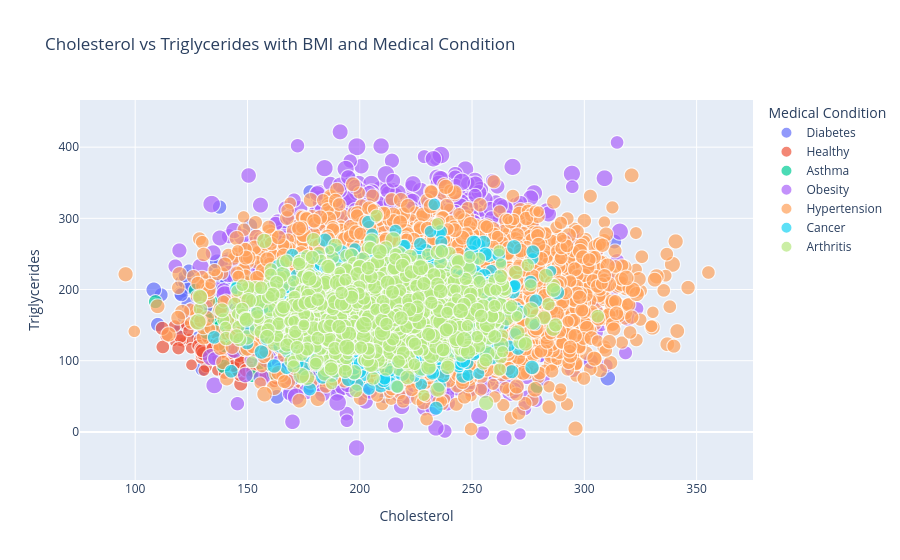

Source (notebook cell):
### Markdown cell above
__Cholesterol vs Triglycerides with BMI and Medical Condition :__

### Code cell
fig = px.scatter(
    df,
    x='Cholesterol',
    y='Triglycerides',
    size='BMI',
    color='Medical Condition',
    hover_data=['Age', 'Gender', 'HbA1c'],
    title='Cholesterol vs Triglycerides with BMI and Medical Condition'

)

fig.show()

### Figure 1 — Plotly figure (JSON) as saved in the notebook; plotly's stock layout.template omitted (floating-point values rounded to 4 significant figures; data arrays with more than 128 entries replaced by an {"elided": "..."} marker saying what was removed)
{"data": [{"customdata": {"elided": "6417x3 mixed values"}, "hovertemplate": "Medical Condition=Diabetes<br>Cholesterol=%{x}<br>Triglycerides=%{y}<br>BMI=%{marker.size}<br>Age=%{customdata[0]}<br>Gender=%{customdata[1]}<br>HbA1c=%{customdata[2]}<extra></extra>", "legendgroup": "Diabetes", "marker": {"color": "#636efa", "size": {"elided": "6417 float values"}, "sizemode": "area", "sizeref": 0.1421, "symbol": "circle"}, "mode": "markers", "name": "Diabetes", "showlegend": true, "type": "scattergl", "x": {"elided": "6417 float values"}, "xaxis": "x", "y": {"elided": "6417 float values"}, "yaxis": "y"}, {"customdata": {"elided": "3039x3 mixed values"}, "hovertemplate": "Medical Condition=Healthy<br>Cholesterol=%{x}<br>Triglycerides=%{y}<br>BMI=%{marker.size}<br>Age=%{customdata[0]}<br>Gender=%{customdata[1]}<br>HbA1c=%{customdata[2]}<extra></extra>", "legendgroup": "Healthy", "marker": {"color": "#EF553B", "size": {"elided": "3039 float values"}, "sizemode": "area", "sizeref": 0.1421, "symbol": "circle"}, "mode": "markers", "name": "Healthy", "showlegend": true, "type": "scattergl", "x": {"elided": "3039 float values"}, "xaxis": "x", "y": {"elided": "3039 float values"}, "yaxis": "y"}, {"customdata": {"elided": "2037x3 mixed values"}, "hovertemplate": "Medical Condition=Asthma<br>Cholesterol=%{x}<br>Triglycerides=%{y}<br>BMI=%{marker.size}<br>Age=%{customdata[0]}<br>Gender=%{customdata[1]}<br>HbA1c=%{customdata[2]}<extra></extra>", "legendgroup": "Asthma", "marker": {"color": "#00cc96", "size": {"elided": "2037 float values"}, "sizemode": "area", "sizeref": 0.1421, "symbol": "circle"}, "mode": "markers", "name": "Asthma", "showlegend": true, "type": "scattergl", "x": {"elided": "2037 float values"}, "xaxis": "x", "y": {"elided": "2037 float values"}, "yaxis": "y"}, {"customdata": {"elided": "3857x3 mixed values"}, "hovertemplate": "Medical Condition=Obesity<br>Cholesterol=%{x}<br>Triglycerides=%{y}<br>BMI=%{marker.size}<br>Age=%{customdata[0]}<br>Gender=%{customdata[1]}<br>HbA1c=%{customdata[2]}<extra></extra>", "legendgroup": "Obesity", "marker": {"color": "#ab63fa", "size": {"elided": "3857 float values"}, "sizemode": "area", "sizeref": 0.1421, "symbol": "circle"}, "mode": "markers", "name": "Obesity", "showlegend": true, "type": "scattergl", "x": {"elided": "3857 float values"}, "xaxis": "x", "y": {"elided": "3857 float values"}, "yaxis": "y"}, {"customdata": {"elided": "7120x3 mixed values"}, "hovertemplate": "Medical Condition=Hypertension<br>Cholesterol=%{x}<br>Triglycerides=%{y}<br>BMI=%{marker.size}<br>Age=%{customdata[0]}<br>Gender=%{customdata[1]}<br>HbA1c=%{customdata[2]}<extra></extra>", "legendgroup": "Hypertension", "marker": {"color": "#FFA15A", "size": {"elided": "7120 float values"}, "sizemode": "area", "sizeref": 0.1421, "symbol": "circle"}, "mode": "markers", "name": "Hypertension", "showlegend": true, "type": "scattergl", "x": {"elided": "7120 float values"}, "xaxis": "x", "y": {"elided": "7120 float values"}, "yaxis": "y"}, {"customdata": {"elided": "1234x3 mixed values"}, "hovertemplate": "Medical Condition=Cancer<br>Cholesterol=%{x}<br>Triglycerides=%{y}<br>BMI=%{marker.size}<br>Age=%{customdata[0]}<br>Gender=%{customdata[1]}<br>HbA1c=%{customdata[2]}<extra></extra>", "legendgroup": "Cancer", "marker": {"color": "#19d3f3", "size": {"elided": "1234 float values"}, "sizemode": "area", "sizeref": 0.1421, "symbol": "circle"}, "mode": "markers", "name": "Cancer", "showlegend": true, "type": "scattergl", "x": {"elided": "1234 float values"}, "xaxis": "x", "y": {"elided": "1234 float values"}, "yaxis": "y"}, {"customdata": {"elided": "1796x3 mixed values"}, "hovertemplate": "Medical Condition=Arthritis<br>Cholesterol=%{x}<br>Triglycerides=%{y}<br>BMI=%{marker.size}<br>Age=%{customdata[0]}<br>Gender=%{customdata[1]}<br>HbA1c=%{customdata[2]}<extra></extra>", "legendgroup": "Arthritis", "marker": {"color": "#B6E880", "size": {"elided": "1796 float values"}, "sizemode": "area", "sizeref": 0.1421, "symbol": "circle"}, "mode": "markers", "name": "Arthritis", "showlegend": true, "type": "scattergl", "x": {"elided": "1796 float values"}, "xaxis": "x", "y": {"elided": "1796 float values"}, "yaxis": "y"}], "layout": {"legend": {"itemsizing": "constant", "title": {"text": "Medical Condition"}, "tracegroupgap": 0}, "title": {"text": "Cholesterol vs Triglycerides with BMI and Medical Condition"}, "xaxis": {"anchor": "y", "domain": [0, 1], "title": {"text": "Cholesterol"}}, "yaxis": {"anchor": "x", "domain": [0, 1], "title": {"text": "Triglycerides"}}}}
